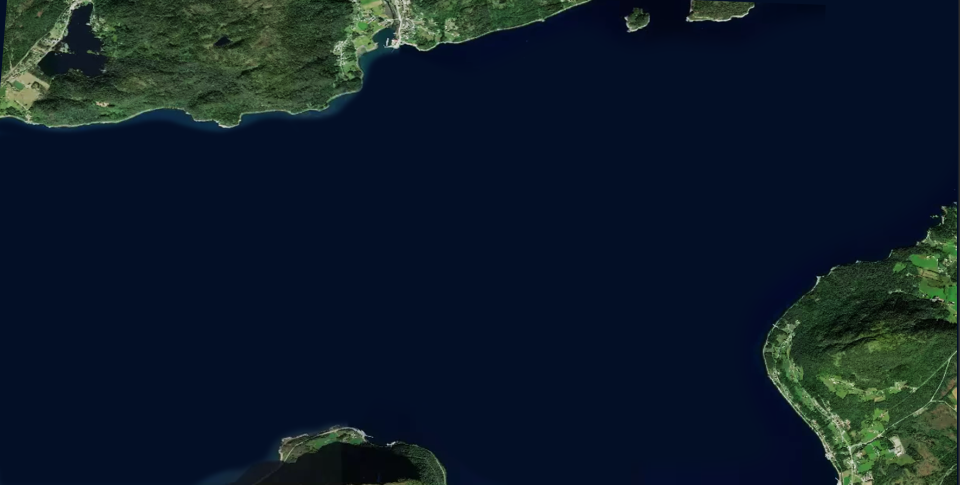
#> input picture Support_images/pure_map.png, 1920 x 969 px (shown at 1/2 size); the run also reads 2 pictures not shown here
$ python 2_newplotter.py
#> lines starting #> are read from the running program, lines starting #| are printed output that depends on the picture; after the words box and inside, x2 and y2 are one past the last pixel; in counts of white or black regions, pixels touching at a corner belong together
import matplotlib
import csv
import pandas as pd
from matplotlib.offsetbox import TextArea, DrawingArea, OffsetImage, AnnotationBbox
import matplotlib.image as mpimg
import datetime
matplotlib.use('TkAgg')
import matplotlib.pyplot as plt
import numpy as np
from functools import reduce
from matplotlib.animation import FuncAnimation
from matplotlib.path import Path
from matplotlib.markers import MarkerStyle
from matplotlib import transforms
import CRI_Functions_Support.CRI_FunExe
import math
import shapely
from matplotlib.patches import Circle
import CRI_Functions_Support.trgs_ang
import CRI_Functions_Support.deci_sup
import CRI_Functions_Support.domain


img = plt.imread('Support_images/pure_map.png')
#> img is the input picture: shape (969, 1920, 3) float32; mean R, G, B 0.0554, 0.112, 0.162
fig, ax = plt.subplots()
fig.set_size_inches(13, 7)
fig.patch.set_facecolor('#000000')
plt.subplots_adjust(left=0.00, right=0.95, top=0.95, bottom=0.05)
ax.imshow(img, extent=[-4122, 6028, -400, 4675], alpha=0.96)
plt.xlim([-4122, 6028])
plt.ylim([-400, 4675])
plt.xlabel('East (m)')
plt.ylabel('North (m)')
plt.grid(alpha=0.2)

ax.set_title(u"|Real Time DS System|")
ax.legend()

Rect = mpimg.imread('Support_images/rect2.png')
RectBox = OffsetImage(Rect, zoom=0.75, alpha=0.5)
box1 = AnnotationBbox(RectBox, (4985, 1950), frameon=False)
ax.add_artist(box1)

color_bar = mpimg.imread('Support_images/colorbars.png')
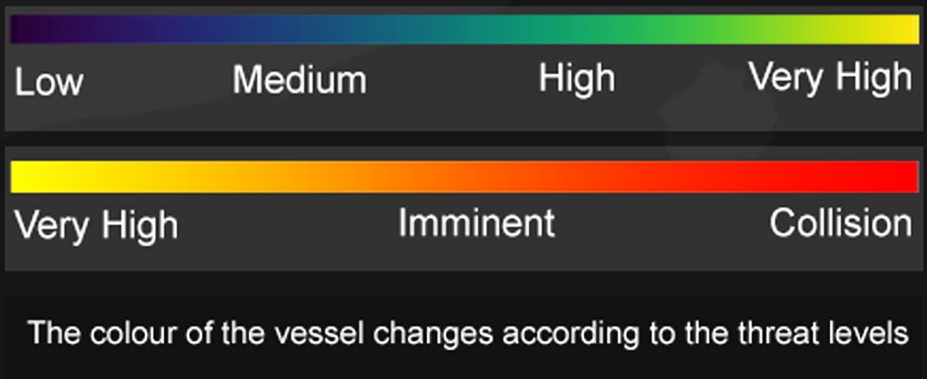
#> input picture Support_images/colorbars.png, 927 x 379 px
#> color_bar is the input picture: shape (379, 927, 3) float32; mean R, G, B 0.262, 0.236, 0.189
colorbox = OffsetImage(color_bar, zoom=0.195, alpha=0.5)
color = AnnotationBbox(colorbox, (5000, 4000), frameon=False)
ax.add_artist(color)

Recco = plt.text(4500, 1500, f'Recommendation ', fontsize=10, color='white')

Comps = mpimg.imread('Support_images/comp_3.png')
compass = OffsetImage(Comps, zoom=0.15, alpha=0.5)
commp = AnnotationBbox(compass, (3000, 800), frameon=False)
ax.add_artist(commp)

Rec_box = mpimg.imread('Support_images/rec_box.png')
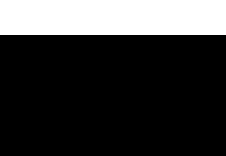
#> input picture Support_images/rec_box.png, 226 x 156 px
#> Rec_box is the input picture: shape (156, 226, 3) float32; values 0.11 (black) and 0.376 (white), 22.4% white; 1 white region, box (x1, y1, x2, y2) and area: (0, 0, 226, 35) 7910
Rec1 = OffsetImage(Rec_box, zoom=0.8, alpha=0.5)
rec = AnnotationBbox(Rec1, (5000, 1000), frameon=False)
ax.add_artist(rec)

# departure and arrival
x = [0, -24]
y = [0, 4088]
plt.plot(x[0], y[0], c='green', marker='o', markersize=8)
plt.plot(x[1], y[1], c='red', marker='o', markersize=8)

# trajectory data
origin_x = 362024.07992
origin_y = 6918869.62932
ov_x, ov_y = [], []
tv1_x, tv1_y = [], []
tv2_x, tv2_y = [], []
tv3_x, tv3_y = [], []
tv4_x, tv4_y = [], []
tv5_x, tv5_y = [], []
ov_heading, ov_spd, ov_turn = [], [], []
tv1_heading, tv1_spd, tv1_turn = [], [], []
tv2_heading, tv2_spd, tv2_turn = [], [], []
tv3_heading, tv3_spd, tv3_turn = [], [], []
tv4_heading, tv4_spd, tv4_turn = [], [], []
tv5_heading, tv5_spd, tv5_turn = [], [], []
ln_ov, = ax.plot([], [], 'g-', animated=False, alpha=0.3)
ln_tv1, = ax.plot([], [], 'r-', animated=False, alpha=0.15)
ln_tv2, = ax.plot([], [], 'orange', animated=False, alpha=0.15)
ln_tv3, = ax.plot([], [], 'c', animated=False, alpha=0.15)
ln_tv4, = ax.plot([], [], 'blue', animated=False, alpha=0.15)
ln_tv5, = ax.plot([], [], 'yellow', animated=False, alpha=0.15)

# time_template = 'time: %.2fs'
# time = []
time_text = ax.text(0.05, 0.9, '', transform=ax.transAxes, color='white')

class Ship_data:
    def __init__(self,dcpa):
        self.dcpa = dcpa


class RotatedRect:
    # [21 lines left out: functions __init__, get_contour, not called in this run]

    def intersection(self, other):
        return self.get_contour().intersection(other.get_contour())


# [60 lines left out: functions str2float, cpa, vsl_colr, Vsl_Typ, not called in this run]

tr1vx =[0]
tr1vy =[0]

y89 = [0]

fieldnames = ["Time", "TS1_CRIW", "TS2_CRIW", "TS3_CRIW", "TS4_CRIW", "TS5_CRIW"]

with open('Data_Generated/CRI.csv', 'w') as csv_file:
    csv_writer = csv.DictWriter(csv_file, fieldnames=fieldnames)
    csv_writer.writeheader()

fieldnames1 = ["Time","T1_Alpha_OT", "T1_Distance", "T1_Speed", "T2_Alpha_OT", "T2_Distance", "T2_Speed","T3_Alpha_OT", "T3_Distance", "T3_Speed","T4_Alpha_OT", "T4_Distance", "T4_Speed","T5_Alpha_OT", "T5_Distance", "T5_Speed"]

with open('Data_Generated/Radar.csv', 'w') as csv_file:
    csv_writer = csv.DictWriter(csv_file, fieldnames=fieldnames1)
    csv_writer.writeheader()

nx = 0
nx2 = 0
nx3 = 0
nx4 = 0
nx5 = 0

def update(frame):
    now = datetime.datetime.now()
    global nx
    global nx2
    global nx3
    global nx4
    global nx5
    n = 0
    # Ship Marker Shape:
    def_marker = Path([[-0.005, -0.02], [0.005, -0.02], [0.005, 0.01], [0, 0.02], [-0.005, 0.01], [0, 0], ],
                      [Path.MOVETO, Path.LINETO, Path.LINETO, Path.LINETO, Path.LINETO, Path.CLOSEPOLY])

    # -----------------------------------------------------------------------------------------------------------------#

#> (the run stopped early here; a loop or call above may not have finished)
